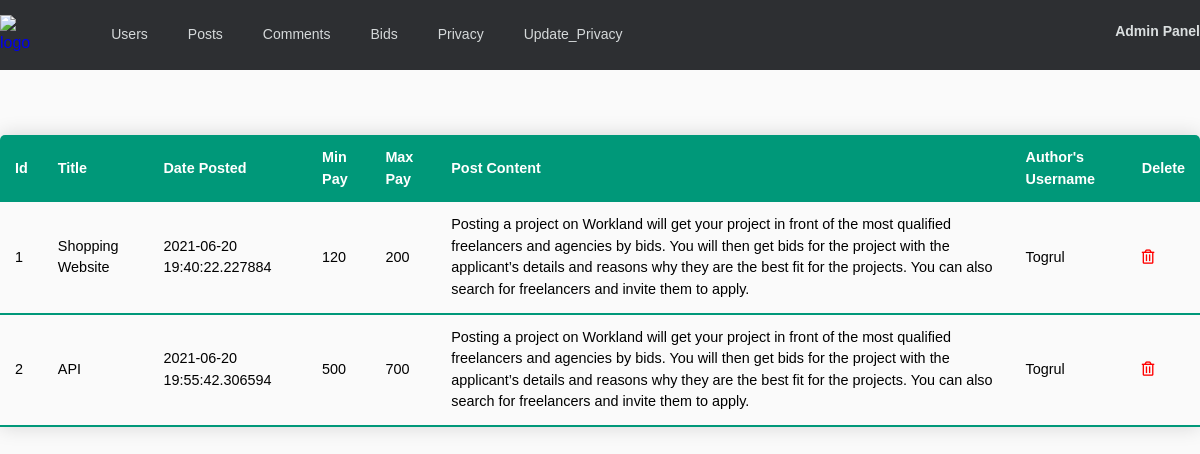
The page /admin/posts on the database as committed earlier.
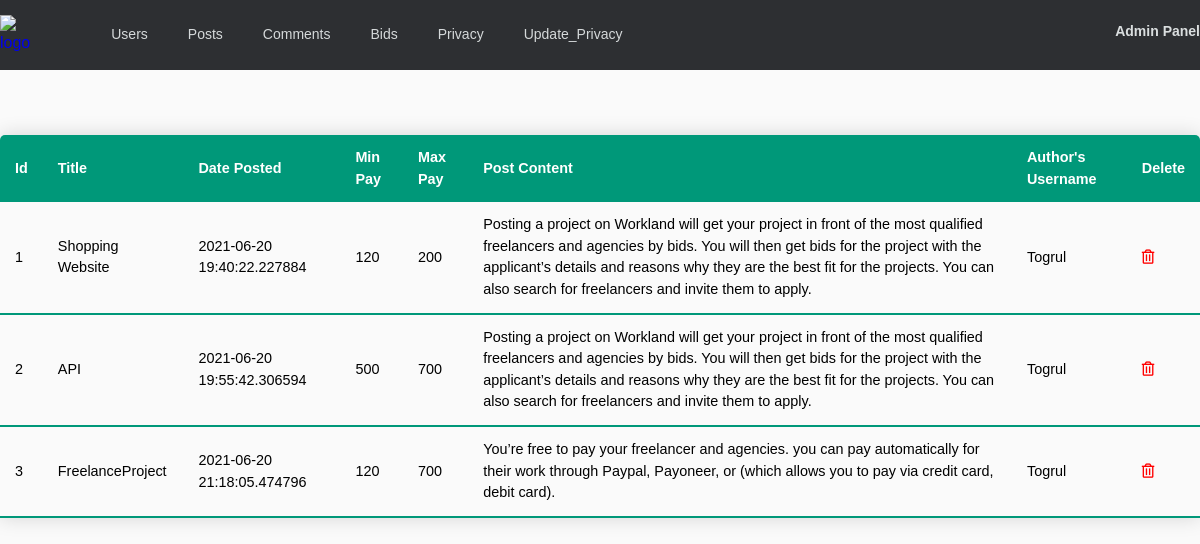
The same page on the database as committed later.
### app/models.py (models this page shows, shortened)
class Post(db.Model):
    id = db.Column(db.Integer, primary_key=True)
    title = db.Column(db.String(20), nullable=False)
    date_posted = db.Column(db.DateTime, nullable=False, default=datetime.utcnow)
    min_pay = db.Column(db.Integer, nullable=False)
    max_pay = db.Column(db.Integer)
    content = db.Column(db.Text, nullable=False)
    user_id = db.Column(db.Integer, db.ForeignKey('user.id'), nullable=False)
    tag = db.relationship('Tag', secondary='posts_tags', backref=db.backref('posts', lazy='dynamic'))
    comments = db.relationship('Comment', backref='host', lazy=True)
    bids = db.relationship('Bid', backref='bid_host', lazy=True)

class User(db.Model, UserMixin):
    id = db.Column(db.Integer, primary_key=True)
    username = db.Column(db.String(20), unique=True, nullable=False)
    email = db.Column(db.String(120), unique=True, nullable=False)
    image_file = db.Column(db.String(20), nullable=False, default='default.jpg')
    password = db.Column(db.String(60), nullable=False)
    about_user = db.Column(db.Text)
    education = db.Column(db.Text)
    speciality = db.Column(db.String(20))
    location = db.Column(db.String(20))
    age = db.Column(db.Integer)
    experience = db.Column(db.Integer)
    hourly_rate = db.Column(db.Integer)
    job_done = db.Column(db.Integer)
    posts = db.relationship('Post', backref='author', lazy=True, cascade='all,delete')
    comments = db.relationship('Comment', backref='comment_author', lazy=True, cascade='all,delete')
    bids = db.relationship('Bid', backref='bid_owner', lazy=True, cascade='all,delete')

### app/routes.py (the view)
@app.route('/admin/posts', methods=['GET','POST'])
def admin_posts():
    posts = Post.query.all()
    return render_template('admin/posts.html', posts=posts)

### app/templates/admin/posts.html (shortened to what this page needs)
{% extends "admin/base.html" %}
{% block css %}
<link rel="stylesheet" href="{{ url_for('static', filename='css/base.css') }}">
{% endblock %}
{% block content %}
    <table class="content-table">
        <thead>
            <tr>
                <th scope="col">Id</th>
                <th scope="col">Title</th>
                <th scope="col">Date Posted</th>
                <th scope="col">Min Pay</th>
                <th scope="col">Max Pay</th>
                <th scope="col">Post Content</th>
                <th scope="col">Author's Username</th>
                <th scope="col">Delete</th>
            </tr>
        </thead>
        {% for post in posts %}
        <tbody>
            <tr>
                <td>{{ post.id }}</th>
                <td>{{ post.title }}</td>
                <td>{{ post.date_posted }}</td>
                <td>{{ post.min_pay }}</td>
                <td>{{ post.max_pay }}</td>
                <td>{{ post.content }}</td>
                <td>{{ post.author.username }}</td>
                <td><a href="{{url_for('admin_delete_post', post_id=post.id)}}"><i class="far fa-trash-alt" style="color: red;"></i></a></td>
            </tr>
        </tbody>
        {% endfor %}
    </table>
    {% endblock %}

### app/templates/admin/base.html (shortened to what this page needs)
<!doctype html>
<html lang="en">
  <head>
    <link rel="stylesheet" href="../../static/css/style.css">
    {% block css %}
    {% endblock %}
  </head>
  <body>
    <header>
      <div class="container">
        <div class="row d-flex" style="justify-content: space-between;">
          <div class="col-6 nav-left">
            <a href="{{ url_for('index') }}" class="logo">
              <img src="{{url_for('static', filename='img/logo.svg')}}" alt="logo">
            </a>
            <ul class="navbar">
              <li><a href="{{url_for('admin_users')}}">Users</a></li>
              <li><a href="{{url_for('admin_posts')}}">Posts</a></li>
              <li><a href="{{url_for('admin_comments')}}">Comments</a></li>
              <li><a href="{{url_for('admin_bids')}}">Bids</a></li>
              <li><a href="{{url_for('admin_add_privacy')}}">Privacy</a></li>
              <li><a href="{{url_for('admin_update_privacy')}}">Update_Privacy</a></li>
            </ul>
          </div>
          <div class="header-user-right header-user">
            <h3 class="user-name"><span>Admin Panel</span></h3>
          </div>
        </div>
      </div>
    </header>
    <main>
      <div class="content">
        <div class="container d-flex" style="justify-content: center;">
          {% block content %}
          {% endblock %}
        </div>
      </div>
    </main>
  </body>
</html>

### app/static/css/style.css (style rules this page uses)
* { margin: 0; padding: 0; box-sizing: border-box; }
html, body { height: 100%; }
body { background-color: #FAFAFA; font-family: 'Open Sans', sans-serif; line-height: 1.5; }
img { width: 100%; height: auto; }
a, button, input { transition: 0.4s; }
a { text-decoration: none; }
li { list-style: none; }
.d-flex { display: flex; }
header { width: 100%; height: 70px; position: fixed; z-index: 1; background-color: #2D2F32; display: flex; }
.nav-left { display: flex; }
a.logo { display: inline-block; margin-right: 81px; }
a.logo img { width: 60px; height: 40px; margin-top: 15px; }
.navbar { display: flex; margin-top: 22px; }
.navbar li { margin-right: 40px; }
.navbar a { font-size: 14px; font-weight: 400; color: #D5D9DA; transition: 0.4s; }
.header-user { display: flex; align-items: center; margin-top: 8px; }
.user-name { color: #dadedf; font-size: 14px; padding-left: 10px; font-weight: 600; }
.content { padding-top: 110px; }

### app/static/css/base.css (style rules this page uses)
* { font-family: sans-serif; }
.content-table { border-collapse: collapse; margin: 25px 0; font-size: 0.9em; min-width: 400px; border-radius: 5px 5px 0 0; overflow: hidden; box-shadow: 0 0 20px rgba(0, 0, 0, 0.15); }
.content-table thead tr { background-color: #009879; color: #ffffff; text-align: left; font-weight: bold; }
.content-table th, .content-table td { padding: 12px 15px; }
.content-table tbody tr { border-bottom: 1px solid #dddddd; }
.content-table tbody tr:last-of-type { border-bottom: 2px solid #009879; }

### app/static/css/grid.css (style rules this page uses)
.container { max-width: 1280px; width: 100%; margin: 0 auto; }
.row { display: flex; flex-wrap: wrap; }
.col-6 { width: 50%; }

Rows that differ between the two databases and show on the page:
added Post: id "3", title "FreelanceProject", date_posted "2021-06-20 21:18:05.474796", min_pay "120", max_pay "700", content "You’re free to pay your freelancer and agencies. you can pay automatically for their work through Paypal, Payoneer, or (which allows you to pay via credit card, debit card).", author.username "Togrul"
